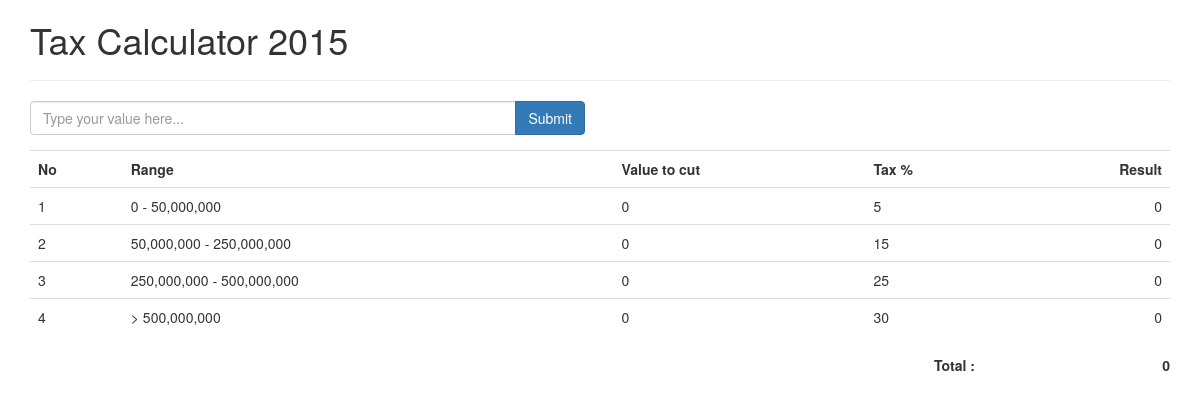
The page / on the database its author committed.
### tables this page shows
CREATE TABLE rules_tax(id INTEGER PRIMARY KEY, percent TINYINT, max_value INTEGER, rules_id INTEGER);

### Connection.php (called while the page is built, shortened)
<?php
class Connection
{
    public function open()
    {
        $dir = 'sqlite:data.db';
        $dbconn  = new PDO($dir) or die("cannot open the database");
        return $dbconn;
    }
}

### TaxCalculator.php (called while the page is built, shortened)
<?php
class TaxCalculator
{
    private $dbconn;
    private $rules;
    public function __construct($value = 0){
        $this->dbconn = (new Connection())->open();
        $this->getTaxRules();
    }
    public function getTaxRules()
    {
        $statement =  "SELECT * FROM rules_tax where rules_id = 1";
        return $this->rules = $this->dbconn->query($statement);
    }
    public function getValueToCut($value = 750000000)
    {
        $maxValueArr = array();
        foreach ($this->rules as $rule)
        {
            $maxValueArr[$rule['id']] = $rule['max_value'];
        }
        asort($maxValueArr);
        $firstKey = key($maxValueArr);
        $firstItem = $maxValueArr[$firstKey];
        unset($maxValueArr[$firstKey]);
        $maxValueArr[$firstKey] = $firstItem;
        $previousMaxValue = 0;
        $valueToCut = array();
        $stop = false;
        foreach ($maxValueArr as $key => $maxValue)
        {
            if(($value > $maxValue) and ! $stop )
            {
                if ($maxValue == -1)
                {
                    $valueToCut[$key] = $value - $previousMaxValue;
                }
                else
                {
                    $valueToCut[$key] = $maxValue - $previousMaxValue;
                }
                $previousMaxValue = $maxValue;
            } elseif ( ! $stop) {
                $valueToCut[$key] = $value - $previousMaxValue;
                $stop = true;
            } else {
                $valueToCut[$key] = 0;
            }
        }
        return $valueToCut;
    }
}

### index.php (the view, shortened to what this page needs)
<?php
include('Connection.php');
include('TaxCalculator.php');
$inputValue = 0;
$objectToCalculate = new TaxCalculator();
$valueToCut = $objectToCalculate->getValueToCut($inputValue);
$rules = $objectToCalculate->getTaxRules();
?>
    <!doctype html>
    <html lang="en">
    <head>
        <link rel="stylesheet" href="//maxcdn.bootstrapcdn.com/bootstrap/3.2.0/css/bootstrap.min.css"/>
    </head>
    <body>
    <div class="container">
        <h1>Tax Calculator 2015</h1>
        <hr/>
        <div class="row">
            <form action="index.php" method="post">
                <div class="form-group col-md-6">
                    <div class="input-group">
                        <input type="text" class="form-control" name="valueToCut" placeholder="Type your value here...">
                <span class="input-group-btn">
                    <button type="submit" class="inline btn btn-primary">Submit</button>
                </span>
                    </div>
                </div>
            </form>
        </div>
        <table class="table-responsive">
            <table class="table table-hover">
                <tr>
                    <th>No</th>
                    <th>Range</th>
                    <th>Value to cut</th>
                    <th>Tax %</th>
                    <th><span class="pull-right">Result</span></th>
                </tr>
                <?php
                $i = 1;
                $total = 0;
                foreach ($rules as $item) {
                    $result = $item['percent'] * $valueToCut[$item['id']] * 0.01;
                    $total += $result;
                    echo "<tr>";
                    echo "    <td>" . $i . "</td>";
                    if ($item['max_value'] != -1) {
                        if ($i == 1)
                            echo "    <td>0 - " . number_format($item['max_value']) . "</td>";
                        else
                            echo "    <td>" . number_format($max_value) . " - " . number_format($item['max_value']) . "</td>";
                    } else {
                        echo "    <td> > " . number_format($max_value) . "</td>";
                    }
                    echo "    <td>" . number_format($valueToCut[$item['id']]) . "</td>";
                    echo "    <td>" . $item['percent'] . "</td>";
                    echo "    <td><span class=\"pull-right\">" . number_format($result) . "</span></td>";
                    echo "</tr>";
                    $max_value = $item['max_value'];
                    $i++;
                }
                ?>
            </table>
        </table>
        <div class="row text-right">
            <div class="col-xs-2 col-xs-offset-8">
                <p>
                    <strong>
                        Total :
                    </strong>
                </p>
            </div>
            <div class="col-xs-2">
                <strong><?php echo number_format($total); ?></strong>
            </div>
        </div>
    </div>
    </body>
    </html>

### rows shown on the page
rules_tax: max_value "50,000,000", id "0", percent "5", result "0"
rules_tax: max_value "250,000,000", id "0", percent "15", result "0"
rules_tax: max_value "500,000,000", id "0", percent "25", result "0"
rules_tax: id "0", percent "30", result "0"

### other values the page prints
$total "0"
